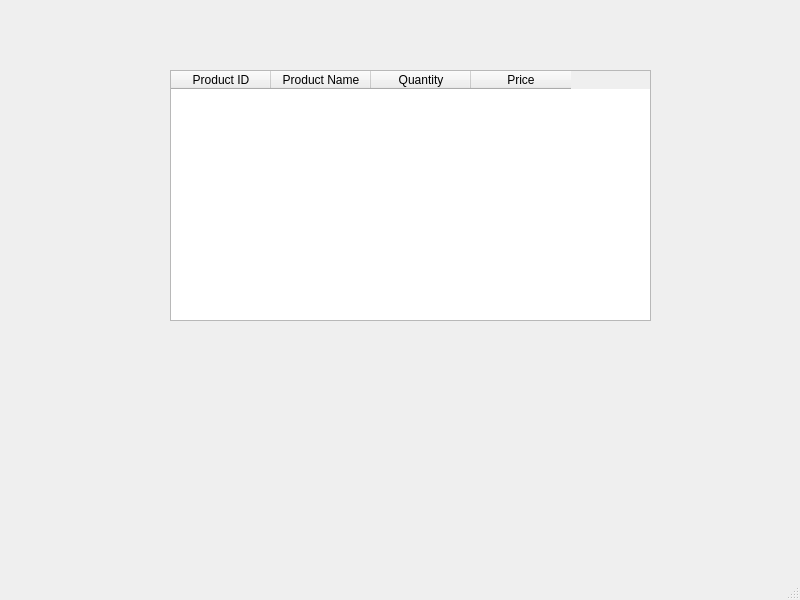
<?xml version="1.0" encoding="UTF-8"?>
<ui version="4.0">
 <class>MainWindow</class>
 <widget class="QMainWindow" name="MainWindow">
  <property name="geometry">
   <rect>
    <x>0</x>
    <y>0</y>
    <width>800</width>
    <height>600</height>
   </rect>
  </property>
  <property name="windowTitle">
   <string>MainWindow</string>
  </property>
  <widget class="QWidget" name="centralwidget">
   <widget class="QTableWidget" name="tableWidgetProduct">
    <property name="geometry">
     <rect>
      <x>170</x>
      <y>70</y>
      <width>481</width>
      <height>251</height>
     </rect>
    </property>
    <column>
     <property name="text">
      <string>Product ID</string>
     </property>
    </column>
    <column>
     <property name="text">
      <string>Product Name</string>
     </property>
    </column>
    <column>
     <property name="text">
      <string>Quantity</string>
     </property>
    </column>
    <column>
     <property name="text">
      <string>Price</string>
     </property>
    </column>
   </widget>
  </widget>
  <widget class="QMenuBar" name="menubar">
   <property name="geometry">
    <rect>
     <x>0</x>
     <y>0</y>
     <width>800</width>
     <height>18</height>
    </rect>
   </property>
  </widget>
  <widget class="QStatusBar" name="statusbar"/>
 </widget>
 <resources/>
 <connections/>
</ui>
